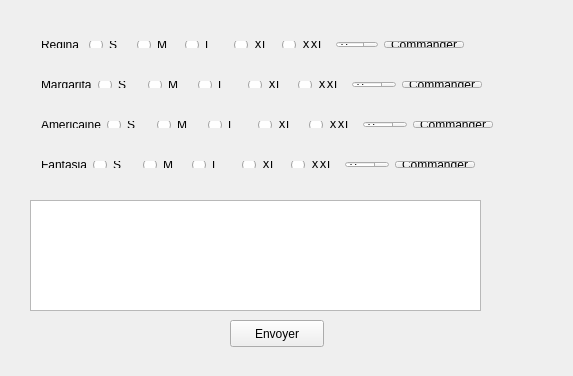
<?xml version="1.0" encoding="UTF-8"?>
<ui version="4.0">
 <class>MainWindow</class>
 <widget class="QMainWindow" name="MainWindow">
  <property name="geometry">
   <rect>
    <x>0</x>
    <y>0</y>
    <width>573</width>
    <height>376</height>
   </rect>
  </property>
  <property name="windowTitle">
   <string>The Plazza</string>
  </property>
  <widget class="QWidget" name="centralWidget">
   <widget class="QWidget" name="layoutWidget">
    <property name="geometry">
     <rect>
      <x>30</x>
      <y>70</y>
      <width>463</width>
      <height>29</height>
     </rect>
    </property>
    <layout class="QHBoxLayout" name="horizontalLayout_2">
     <item>
      <widget class="QLabel" name="label_2">
       <property name="text">
        <string>Margarita</string>
       </property>
      </widget>
     </item>
     <item>
      <widget class="QRadioButton" name="radioButton_6">
       <property name="text">
        <string>S</string>
       </property>
      </widget>
     </item>
     <item>
      <widget class="QRadioButton" name="radioButton_7">
       <property name="text">
        <string>M</string>
       </property>
      </widget>
     </item>
     <item>
      <widget class="QRadioButton" name="radioButton_8">
       <property name="text">
        <string>L</string>
       </property>
      </widget>
     </item>
     <item>
      <widget class="QRadioButton" name="radioButton_9">
       <property name="text">
        <string>XL</string>
       </property>
      </widget>
     </item>
     <item>
      <widget class="QRadioButton" name="radioButton_10">
       <property name="text">
        <string>XXL</string>
       </property>
      </widget>
     </item>
     <item>
      <widget class="QSpinBox" name="spinBox_2"/>
     </item>
     <item>
      <widget class="QPushButton" name="pushButton_2">
       <property name="text">
        <string>Commander</string>
       </property>
      </widget>
     </item>
    </layout>
   </widget>
   <widget class="QWidget" name="layoutWidget_2">
    <property name="geometry">
     <rect>
      <x>30</x>
      <y>110</y>
      <width>474</width>
      <height>29</height>
     </rect>
    </property>
    <layout class="QHBoxLayout" name="horizontalLayout_3">
     <item>
      <widget class="QLabel" name="label_3">
       <property name="text">
        <string>Americaine</string>
       </property>
      </widget>
     </item>
     <item>
      <widget class="QRadioButton" name="radioButton_11">
       <property name="text">
        <string>S</string>
       </property>
      </widget>
     </item>
     <item>
      <widget class="QRadioButton" name="radioButton_12">
       <property name="text">
        <string>M</string>
       </property>
      </widget>
     </item>
     <item>
      <widget class="QRadioButton" name="radioButton_13">
       <property name="text">
        <string>L</string>
       </property>
      </widget>
     </item>
     <item>
      <widget class="QRadioButton" name="radioButton_14">
       <property name="text">
        <string>XL</string>
       </property>
      </widget>
     </item>
     <item>
      <widget class="QRadioButton" name="radioButton_15">
       <property name="text">
        <string>XXL</string>
       </property>
      </widget>
     </item>
     <item>
      <widget class="QSpinBox" name="spinBox_3"/>
     </item>
     <item>
      <widget class="QPushButton" name="pushButton_3">
       <property name="text">
        <string>Commander</string>
       </property>
      </widget>
     </item>
    </layout>
   </widget>
   <widget class="QWidget" name="layoutWidget_3">
    <property name="geometry">
     <rect>
      <x>30</x>
      <y>150</y>
      <width>456</width>
      <height>29</height>
     </rect>
    </property>
    <layout class="QHBoxLayout" name="horizontalLayout_4">
     <item>
      <widget class="QLabel" name="label_4">
       <property name="text">
        <string>Fantasia</string>
       </property>
      </widget>
     </item>
     <item>
      <widget class="QRadioButton" name="radioButton_16">
       <property name="text">
        <string>S</string>
       </property>
      </widget>
     </item>
     <item>
      <widget class="QRadioButton" name="radioButton_17">
       <property name="text">
        <string>M</string>
       </property>
      </widget>
     </item>
     <item>
      <widget class="QRadioButton" name="radioButton_18">
       <property name="text">
        <string>L</string>
       </property>
      </widget>
     </item>
     <item>
      <widget class="QRadioButton" name="radioButton_19">
       <property name="text">
        <string>XL</string>
       </property>
      </widget>
     </item>
     <item>
      <widget class="QRadioButton" name="radioButton_20">
       <property name="text">
        <string>XXL</string>
       </property>
      </widget>
     </item>
     <item>
      <widget class="QSpinBox" name="spinBox_4"/>
     </item>
     <item>
      <widget class="QPushButton" name="pushButton_4">
       <property name="text">
        <string>Commander</string>
       </property>
      </widget>
     </item>
    </layout>
   </widget>
   <widget class="QTextEdit" name="textEdit">
    <property name="geometry">
     <rect>
      <x>30</x>
      <y>200</y>
      <width>451</width>
      <height>111</height>
     </rect>
    </property>
    <property name="readOnly">
     <bool>true</bool>
    </property>
   </widget>
   <widget class="QWidget" name="layoutWidget">
    <property name="geometry">
     <rect>
      <x>30</x>
      <y>30</y>
      <width>445</width>
      <height>29</height>
     </rect>
    </property>
    <layout class="QHBoxLayout" name="horizontalLayout">
     <item>
      <widget class="QLabel" name="label">
       <property name="text">
        <string>Regina</string>
       </property>
      </widget>
     </item>
     <item>
      <widget class="QRadioButton" name="radioButton">
       <property name="text">
        <string>S</string>
       </property>
      </widget>
     </item>
     <item>
      <widget class="QRadioButton" name="radioButton_2">
       <property name="text">
        <string>M</string>
       </property>
      </widget>
     </item>
     <item>
      <widget class="QRadioButton" name="radioButton_3">
       <property name="text">
        <string>L</string>
       </property>
      </widget>
     </item>
     <item>
      <widget class="QRadioButton" name="radioButton_4">
       <property name="text">
        <string>XL</string>
       </property>
      </widget>
     </item>
     <item>
      <widget class="QRadioButton" name="radioButton_5">
       <property name="text">
        <string>XXL</string>
       </property>
      </widget>
     </item>
     <item>
      <widget class="QSpinBox" name="spinBox">
       <property name="singleStep">
        <number>1</number>
       </property>
       <property name="value">
        <number>0</number>
       </property>
      </widget>
     </item>
     <item>
      <widget class="QPushButton" name="pushButton">
       <property name="text">
        <string>Commander</string>
       </property>
      </widget>
     </item>
    </layout>
   </widget>
   <widget class="QPushButton" name="pushButton_5">
    <property name="geometry">
     <rect>
      <x>230</x>
      <y>320</y>
      <width>94</width>
      <height>27</height>
     </rect>
    </property>
    <property name="text">
     <string>Envoyer</string>
    </property>
   </widget>
   <zorder>layoutWidget</zorder>
   <zorder>layoutWidget</zorder>
   <zorder>layoutWidget_2</zorder>
   <zorder>layoutWidget_3</zorder>
   <zorder>textEdit</zorder>
   <zorder>pushButton_5</zorder>
  </widget>
 </widget>
 <layoutdefault spacing="6" margin="11"/>
 <resources/>
 <connections/>
</ui>
